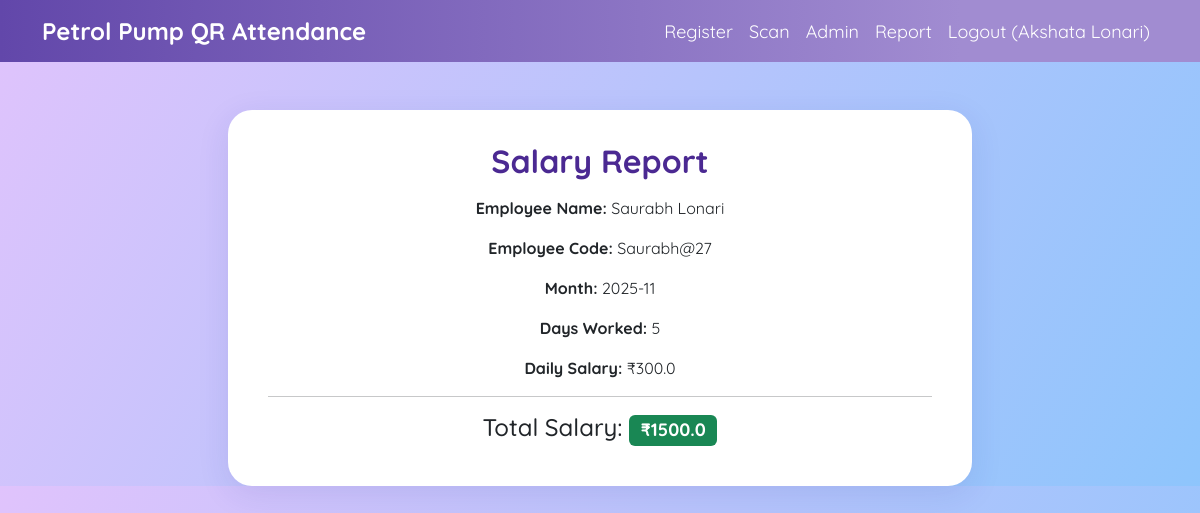
/salary?emp_code=Saurabh@27&month=2025-11 (signed in), run on the app's committed database.
### models.py (models this page shows)
class Employee(db.Model):
    id = db.Column(db.Integer, primary_key=True)
    name = db.Column(db.String(100), nullable=False)
    emp_code = db.Column(db.String(20), unique=True, nullable=False)
    qr_data = db.Column(db.String(150), unique=True, nullable=False)
    daily_salary = db.Column(db.Float, nullable=False, default=500)

### app.py (the view)
@app.route('/salary')
@admin_required
def salary():
    from sqlalchemy import func
    emp_code = request.args.get('emp_code', '')
    month = request.args.get('month', '')  # format 'YYYY-MM'
    employee = Employee.query.filter_by(emp_code=emp_code).first()
    if not employee:
        return "Employee not found"
    days_worked = db.session.query(func.count(func.distinct(Attendance.date))).filter(
        Attendance.emp_code == emp_code,
        Attendance.date.like(f"{month}%")
    ).scalar()
    total_salary = days_worked * employee.daily_salary
    return render_template('salary.html', emp=employee, days_worked=days_worked, total_salary=total_salary, month=month)

### app.py (called while the page is built)
def admin_required(f):
    @wraps(f)
    def decorated_function(*args, **kwargs):
        if not session.get('admin'):
            return redirect(url_for('login'))
        return f(*args, **kwargs)
    return decorated_function

### templates/salary.html (shortened to what this page needs)
<!DOCTYPE html>
<html>
<head>
  <link href="https://cdn.jsdelivr.net/npm/bootstrap@5.3.0/dist/css/bootstrap.min.css" rel="stylesheet">
  <link rel="stylesheet" href="{{ url_for('static', filename='style.css') }}">
</head>
<body>
  <nav class="navbar navbar-expand-lg navbar-custom mb-4">
    <div class="container">
      <a class="navbar-brand" href="/">Petrol Pump QR Attendance</a>
      <div class="collapse navbar-collapse">
        <ul class="navbar-nav ms-auto">
          <li class="nav-item"><a class="nav-link" href="/register">Register</a></li>
          <li class="nav-item"><a class="nav-link" href="/scan">Scan</a></li>
          {% if session.get('admin') %}
            <li class="nav-item"><a class="nav-link" href="/admin">Admin</a></li>
            <li class="nav-item"><a class="nav-link" href="/report">Report</a></li>
            <li class="nav-item"><a class="nav-link" href="/logout">Logout ({{ session['admin'] }})</a></li>
          {% else %}
            <li class="nav-item"><a class="nav-link" href="/login">Admin Login</a></li>
          {% endif %}
        </ul>
      </div>
    </div>
  </nav>
  <div class="container mt-5">
    <div class="col-md-8 custom-card mx-auto text-center">
      <h2 class="page-title">Salary Report</h2>
      <p><strong>Employee Name:</strong> {{ emp.name }}</p>
      <p><strong>Employee Code:</strong> {{ emp.emp_code }}</p>
      <p><strong>Month:</strong> {{ month }}</p>
      <p><strong>Days Worked:</strong> {{ days_worked }}</p>
      <p><strong>Daily Salary:</strong> ₹{{ emp.daily_salary }}</p>
      <hr>
      <h4>Total Salary: <span class="badge bg-success">₹{{ total_salary }}</span></h4>
    </div>
  </div>
</body>
</html>

### static/style.css (style rules this page uses)
body { background: linear-gradient(120deg, #e0c3fc 0%, #8ec5fc 100%); font-family: "Quicksand", sans-serif; }
.custom-card { background: #fff; border-radius: 24px; box-shadow: 0 8px 32px 0 rgba(31,38,135,0.10); padding: 2rem 2.5rem; }
.page-title { font-weight: 700; color: #4b2992; margin-bottom: 1rem; }
.navbar-custom { background: linear-gradient(90deg, #6247aa, #a18cd1 80%); }
.navbar-brand { color: #fff !important; font-weight: bold; font-size: 24px; }
.nav-link { color: #fff !important; font-size: 18px; }

### data on the page
Employee: name "Saurabh Lonari", emp_code "Saurabh@27", daily_salary "300.0"

### other printed values
{{ session['admin'] }} "Akshata Lonari"
{{ month }} "2025-11"
{{ days_worked }} "5"
{{ total_salary }} "1500.0"
